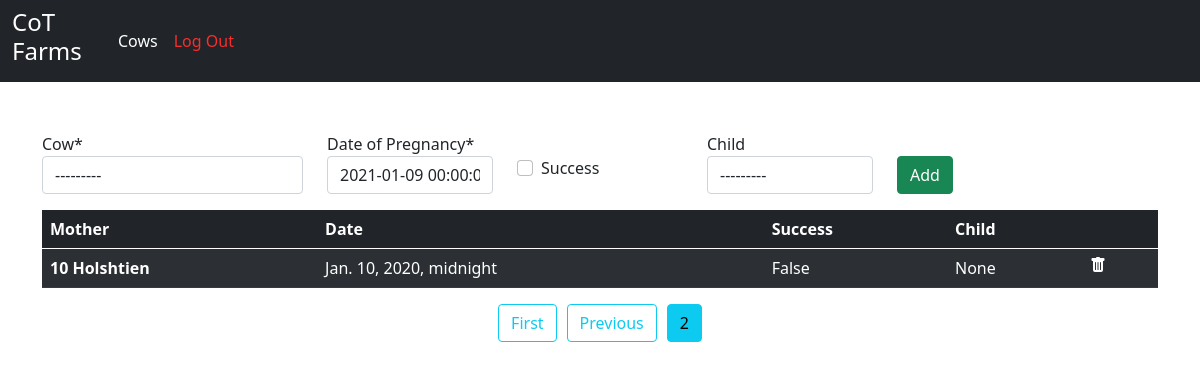
/Cows/Pregnancy/?page=2 (signed in), run on the app's committed database.
### Manager/models.py (models this page shows)
class CowPregnancy(models.Model):
    cow = models.ForeignKey(Cow,on_delete=models.CASCADE,related_name='%(class)s_mother')
    dop = models.DateTimeField() #date of pregnancy
    success = models.BooleanField(null=True)
    child = models.ForeignKey(Cow,on_delete=models.CASCADE, null=True, related_name='%(class)s_child')

class Cow(models.Model):
    Gender = (("M","MALE"),("F","FEMALE"))
    number = models.IntegerField(primary_key=True)
    dob = models.DateField()
    Type = models.ForeignKey(CowType, on_delete=models.SET_NULL, null=True)
    mother = models.ForeignKey("self", on_delete=models.SET_NULL, null=True, blank=True )
    gender = models.CharField(choices=Gender,max_length=1)
    dead = models.BooleanField(default=False)
    isMilking = models.BooleanField(default=False)
    def __str__(self):
        return str(self.number) + " " + str(self.Type)

class CowType(models.Model):
    Type = models.CharField(max_length=30)
    def __str__(self):
        return self.Type

### Manager/views.py (the view)
# urls.py: path('Pregnancy/',views.cowPregnancy,name='manager-cow-pregnancy'),
@login_required
def cowPregnancy(request):
    if request.method == 'POST' :
        addForm = addCowPregnancyForm(request.POST)
        if addForm.is_valid():
            addForm.save()
            addForm = addCowPregnancyForm()
    else:
        addForm = addCowPregnancyForm()
    end = date.today()
    start = end - timedelta(days=365)
    pregnancies = CowPregnancy.objects.filter(dop__range=[start, end]).order_by('-dop')
    paginator = Paginator(pregnancies, 10)
    page_number = request.GET.get('page')
    page_obj = paginator.get_page(page_number)
    context = {
        'pregnancies': page_obj,
        'addForm': addForm,
    }
    return render(request, 'Manager/CowPregnancy.html', context)

### Manager/forms.py
class addCowPregnancyForm(forms.ModelForm):
    cow = forms.ModelChoiceField(label="Cow",required=True,queryset=Cow.objects.filter(dead=False,gender='F'))
    dop = forms.DateTimeField(label="Date of Pregnancy",required=True,initial=date.today) #date of pregnancy
    success = forms.BooleanField(label="Success",required=False)
    child = forms.ModelChoiceField(label="Child",required=False,queryset=Cow.objects.filter(dead=False))
    class Meta:
        model = CowPregnancy
        fields = ['cow','dop','success','child']

### Manager/templates/Manager/CowPregnancy.html (shortened to what this page needs)
{% extends "Manager/base.html" %}
{% load crispy_forms_tags %}
{% load static %}
{% block content %}
    <div>
        <form action="" method="post">
            <div class="row">
                    <div class="col-md-3 mb-0">
                        {{ addForm.cow|as_crispy_field }}
                    </div>
                    <div class="col-md-2 md-0">
                        {{ addForm.dop|as_crispy_field }}
                    </div>
                    <div class="col-md-2 mb-0  mt-4">
                        {{ addForm.success|as_crispy_field }}
					</div>
					<div class="col-md-2 mb-0">
                        {{ addForm.child|as_crispy_field }}
                    </div>
                    <div class="col-md-3 mt-4">
                        <input type="submit" value="Add" class="btn btn-success" >
                    </div>
              </div>
        </form>
    </div>
    <table class="table table-dark table-hover table-striped">
        <thead>
            <tr>
                <th scope="col">Mother</th>
                <th scope="col">Date</th>
				<th scope="col">Success</th>
				<th scope="col">Child</th>
                <th scope="col"></th>
            </tr>
        </thead>
        <tbody>
        {% for preg in pregnancies %}
            <tr>
                <th scope="row">{{preg.cow}}</th>
                <td>{{preg.dop}}</td>
				<td>{{preg.success}}</td>
				<td>{{preg.child}}</td>
                <td>
                    <a type="button" href="{% url 'manager-cow-pregnancy-delete' preg.pk %}">
                    </a>
                </td>
            </tr>
        {% endfor %}
        </tbody>
    </table>
    <div class="d-flex justify-content-center mb-5">
        {% if pregnancies.has_previous %}
            <a href="?page=1" class="btn btn-outline-info" style="margin-left: 5px; margin-right: 5px;">First</a>
            <a href="?page={{ pregnancies.previous_page_number }}" class="btn btn-outline-info" style="margin-left: 5px; margin-right: 5px;">Previous</a>
        {% endif %}
        <a href="" class="btn btn-info" style="margin-left: 5px; margin-right: 5px;">{{ pregnancies.number }}</a>
	</div>
{% endblock content %}

### data on the page
CowPregnancy: cow "10 Holshtien", dop "Jan. 10, 2020, midnight", success "False", child "None"

### other printed values
{{ pregnancies.number }} "2"
